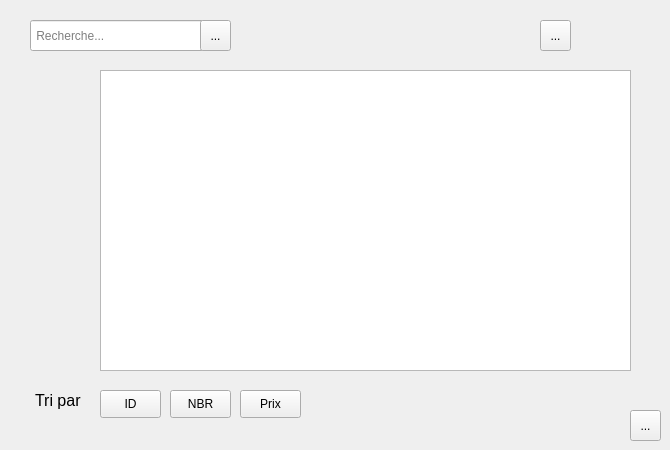
      <widget class="QWidget" name="stackedWidgetPage2_3">
       <widget class="QToolButton" name="recherche_equipement">
        <property name="geometry">
         <rect>
          <x>200</x>
          <y>20</y>
          <width>31</width>
          <height>31</height>
         </rect>
        </property>
        <property name="text">
         <string>...</string>
        </property>
        <property name="icon">
         <iconset>
          <normaloff>../../Downloads/[removal.ai]_tmp-621f8f69f3ee1.png</normaloff>../../Downloads/[removal.ai]_tmp-621f8f69f3ee1.png</iconset>
        </property>
        <property name="iconSize">
         <size>
          <width>20</width>
          <height>20</height>
         </size>
        </property>
       </widget>
       <widget class="QLineEdit" name="lineEdit_12">
        <property name="geometry">
         <rect>
          <x>30</x>
          <y>20</y>
          <width>191</width>
          <height>31</height>
         </rect>
        </property>
        <property name="placeholderText">
         <string> Recherche...</string>
        </property>
       </widget>
       <widget class="QTableView" name="tableView_3">
        <property name="geometry">
         <rect>
          <x>100</x>
          <y>70</y>
          <width>531</width>
          <height>301</height>
         </rect>
        </property>
       </widget>
       <widget class="QToolButton" name="historique_2">
        <property name="geometry">
         <rect>
          <x>540</x>
          <y>20</y>
          <width>31</width>
          <height>31</height>
         </rect>
        </property>
        <property name="text">
         <string>...</string>
        </property>
        <property name="icon">
         <iconset>
          <normaloff>../../Downloads/[removal.ai]_tmp-621f91100d62d.png</normaloff>../../Downloads/[removal.ai]_tmp-621f91100d62d.png</iconset>
        </property>
        <property name="iconSize">
         <size>
          <width>25</width>
          <height>25</height>
         </size>
        </property>
       </widget>
       <widget class="QPushButton" name="tri_prix">
        <property name="geometry">
         <rect>
          <x>240</x>
          <y>390</y>
          <width>61</width>
          <height>28</height>
         </rect>
        </property>
        <property name="text">
         <string>Prix</string>
        </property>
       </widget>
       <widget class="QPushButton" name="tri_id">
        <property name="geometry">
         <rect>
          <x>100</x>
          <y>390</y>
          <width>61</width>
          <height>28</height>
         </rect>
        </property>
        <property name="text">
         <string>ID</string>
        </property>
       </widget>
       <widget class="QLabel" name="label_51">
        <property name="geometry">
         <rect>
          <x>35</x>
          <y>390</y>
          <width>61</width>
          <height>20</height>
         </rect>
        </property>
        <property name="styleSheet">
         <string notr="true">font: 12pt ;</string>
        </property>
        <property name="text">
         <string>Tri par</string>
        </property>
       </widget>
       <widget class="QPushButton" name="tri_nombre">
        <property name="geometry">
         <rect>
          <x>170</x>
          <y>390</y>
          <width>61</width>
          <height>28</height>
         </rect>
        </property>
        <property name="text">
         <string>NBR</string>
        </property>
       </widget>
       <widget class="QToolButton" name="return_19">
        <property name="geometry">
         <rect>
          <x>630</x>
          <y>410</y>
          <width>31</width>
          <height>31</height>
         </rect>
        </property>
        <property name="text">
         <string>...</string>
        </property>
        <property name="icon">
         <iconset>
          <normaloff>../../Downloads/seta-small-direita-branca-300x258.png</normaloff>../../Downloads/seta-small-direita-branca-300x258.png</iconset>
        </property>
        <property name="iconSize">
         <size>
          <width>27</width>
          <height>27</height>
         </size>
        </property>
       </widget>
       <zorder>tableView_3</zorder>
       <zorder>label_51</zorder>
       <zorder>return_19</zorder>
       <zorder>lineEdit_12</zorder>
       <zorder>recherche_equipement</zorder>
       <zorder>historique_2</zorder>
       <zorder>tri_prix</zorder>
       <zorder>tri_id</zorder>
       <zorder>tri_nombre</zorder>
      </widget>
